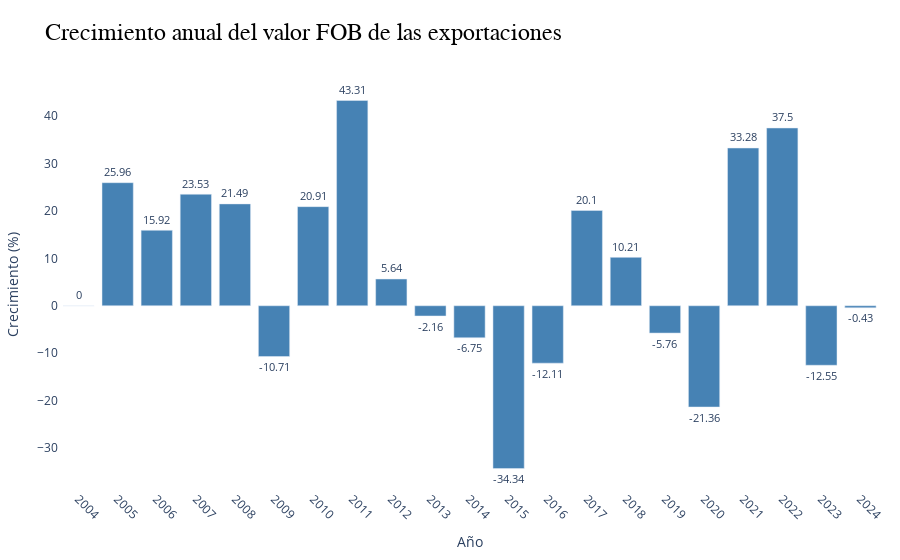

Notebook source saved alongside this figure:
### Code cell
fig = go.Figure()

fig.add_trace(go.Bar(
    x=crecimiento["AÑO"],
    y=crecimiento["crecimiento_anual"],
    text=crecimiento["crecimiento_anual"],
    textposition="outside",
    marker_color="steelblue",
))

fig.update_layout(
    title="Crecimiento anual del valor FOB de las exportaciones",
    title_font=dict(size=24, family="Arial", color="black"),
    xaxis_title="Año",
    yaxis_title="Crecimiento (%)",
    xaxis_tickfont=dict(size=12),
    yaxis_tickfont=dict(size=12),
    yaxis_tickformat=".0f",
    xaxis_tickangle=45,
    uniformtext_minsize=8,
    uniformtext_mode='hide',
    plot_bgcolor="white",
    paper_bgcolor="white",
    bargap=0.2,
    showlegend=False,
    margin=dict(t=80, l=40, r=20, b=40),
)
fig.update_xaxes(
    tickformat="%Y",
    dtick="Y12"
)
fig.show()

### Figure 1 — Plotly figure (JSON) as saved in the notebook; plotly's stock layout.template omitted (floating-point values rounded to 4 significant figures)
{"data": [{"marker": {"color": "steelblue"}, "text": [0.0, 25.96, 15.92, 23.53, 21.49, -10.71, 20.91, 43.31, 5.64, -2.16, -6.75, -34.34, -12.11, 20.1, 10.21, -5.76, -21.36, 33.28, 37.5, -12.55, -0.43], "textposition": "outside", "type": "bar", "x": [2004, 2005, 2006, 2007, 2008, 2009, 2010, 2011, 2012, 2013, 2014, 2015, 2016, 2017, 2018, 2019, 2020, 2021, 2022, 2023, 2024], "y": [0.0, 25.96, 15.92, 23.53, 21.49, -10.71, 20.91, 43.31, 5.64, -2.16, -6.75, -34.34, -12.11, 20.1, 10.21, -5.76, -21.36, 33.28, 37.5, -12.55, -0.43]}], "layout": {"bargap": 0.2, "margin": {"b": 40, "l": 40, "r": 20, "t": 80}, "paper_bgcolor": "white", "plot_bgcolor": "white", "showlegend": false, "title": {"font": {"color": "black", "family": "Arial", "size": 24}, "text": "Crecimiento anual del valor FOB de las exportaciones"}, "uniformtext": {"minsize": 8, "mode": "hide"}, "xaxis": {"dtick": "Y12", "tickangle": 45, "tickfont": {"size": 12}, "tickformat": "%Y", "title": {"text": "Año"}}, "yaxis": {"tickfont": {"size": 12}, "tickformat": ".0f", "title": {"text": "Crecimiento (%)"}}}}
